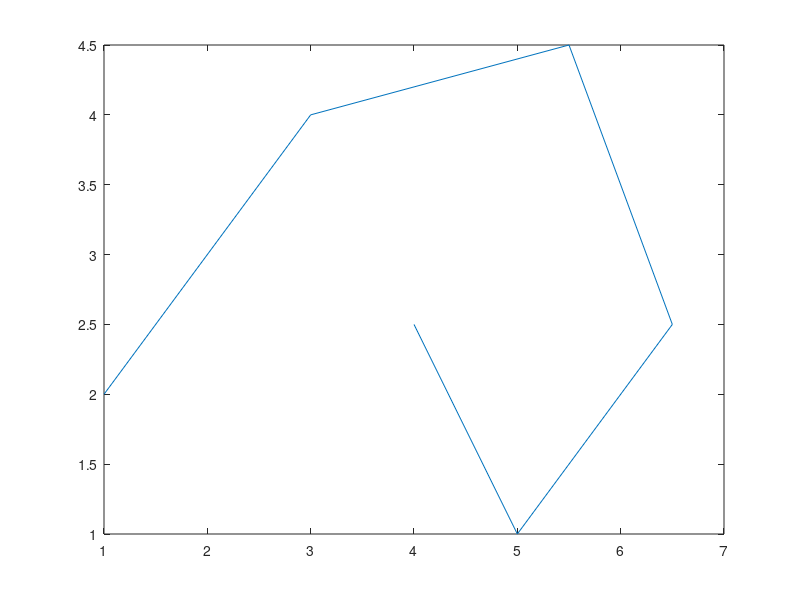

MATLAB code for this plot: (Note: this script raises an error after producing the figure.)
% CAGD TASK 4.1 - Cubic spline interpolation

% 2D Samples
p = [1 3 5.5 6.5 5 4;2 4 4.5 2.5 1 2.5];

figure
plot(p(1,:), p(2,:))

% Calculate knots
uEqui = getKnots(p, 'Equidistant');
uChord = getKnots(p, 'ChordLength');
uLee = getKnots(p, 'Lee');

y1 = ones(1, size(uEqui, 2));
y2 = ones(1, size(uChord, 2)).*2;
y3 = ones(1, size(uLee, 2)).*3;

figure
plot(uEqui, y1, '-X')
hold on
plot(uChord, y2, '--X')
plot(uLee, y3, '-.X')
hold off
legend('Equidistant', 'ChordLength', 'Lee')
axis([0 1 0.5 3.5]);
ax = gca;
ax.XGrid = 'on';

% Calculate derivatives for C1 spline
u = 0:(1/6):1;
m1 = getDerivative(p, u, 'FMILL');
m2 = getDerivative(p, u, 'Bessel');
figure
plot(p(1,:), p(2,:), 'ro');
hold on
plot(p(1,:)+m2(1,:), p(2,:)+m2(2,:),'b*');

mChordFMILL = getDerivative(p, uChord, 'FMILL');
mEquiFMILL = getDerivative(p, uEqui, 'FMILL');
mLeeFMILL = getDerivative(p, uLee, 'FMILL');

mChordBessel = getDerivative(p, uChord, 'Bessel');
mEquiBessel = getDerivative(p, uEqui, 'Bessel');
mLeeBessel = getDerivative(p, uLee, 'Bessel');

% Interpolate using a C1 spline
s1ChordFMILL = interpolateC1(uChord, p, mChordFMILL);
s1EquiFMILL = interpolateC1(uEqui, p, mEquiFMILL);
s1LeeFMILL = interpolateC1(uLee, p, mLeeFMILL);
s1ChordBessel = interpolateC1(uChord, p, mChordBessel);
s1EquiBessel = interpolateC1(uEqui, p, mEquiBessel);
s1LeeBessel = interpolateC1(uLee, p, mLeeBessel);

% Interpolate using a C2 spline
s2Chord = interpolateC2(uChord, p);
s2Equi = interpolateC2(uEqui, p);
s2Lee = interpolateC2(uLee, p);
